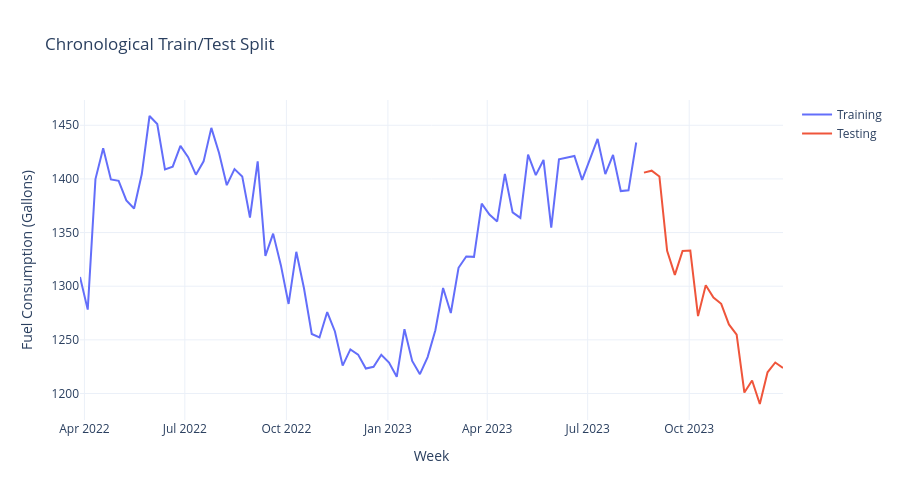

This figure's notebook cell:
### Code cell
# =====================================================
# Visualize Train/Test Split
# =====================================================

fig = go.Figure()

fig.add_trace(
    go.Scatter(
        x=train_dates,
        y=y_train,
        mode="lines",
        name="Training"
    )
)

fig.add_trace(
    go.Scatter(
        x=test_dates,
        y=y_test,
        mode="lines",
        name="Testing"
    )
)

fig.update_layout(
    title="Chronological Train/Test Split",
    xaxis_title="Week",
    yaxis_title="Fuel Consumption (Gallons)",
    template="plotly_white",
    height=500
)

fig.show()
